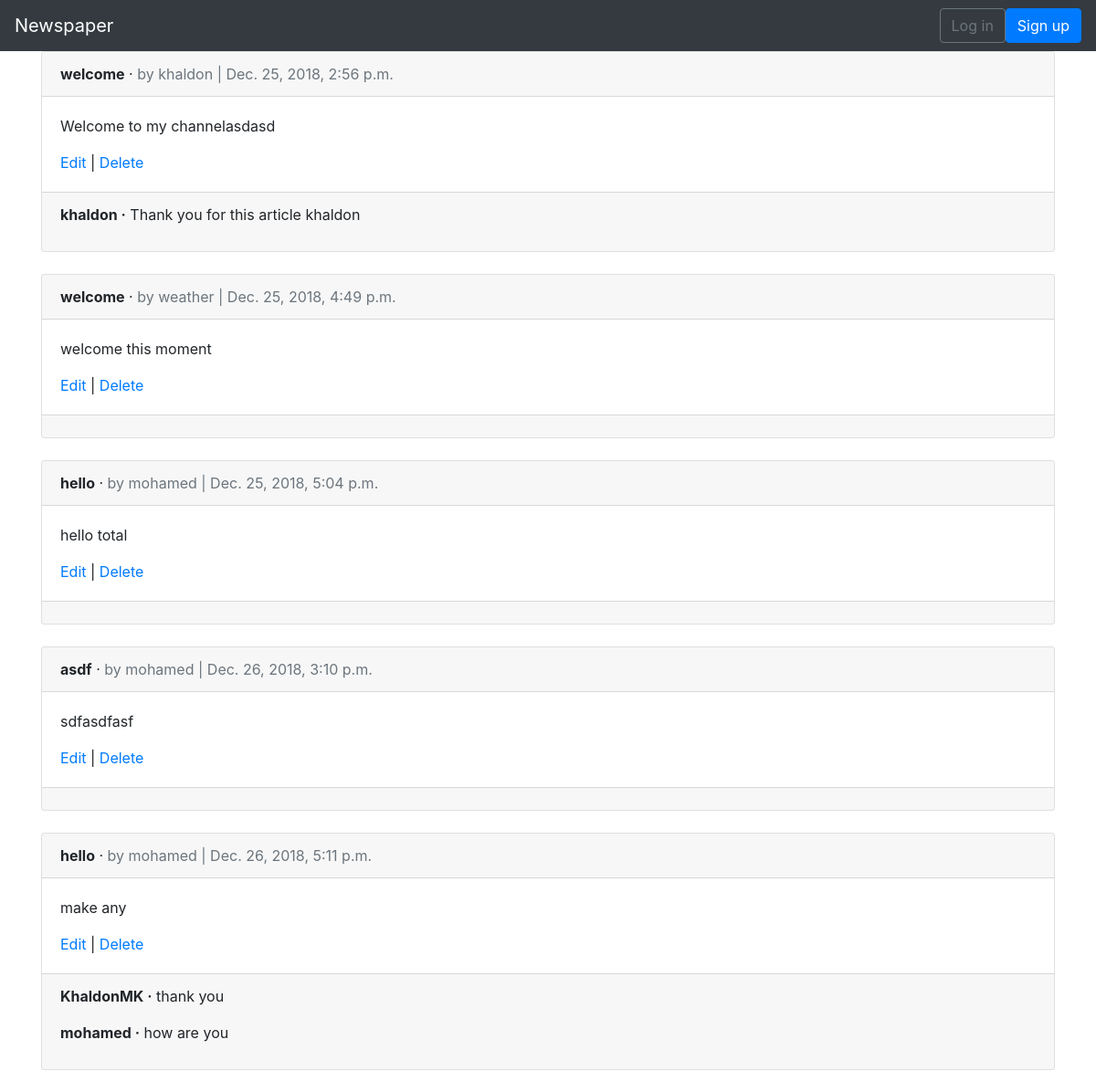
The app's page /articles/ with its own data.
### articles/models.py (models this page shows, shortened)
class Article(models.Model):
    title = models.CharField( max_length=100)
    body = models.TextField()
    date = models.DateTimeField(auto_now_add=True)
    author = models.ForeignKey(settings.AUTH_USER_MODEL, on_delete=models.CASCADE)

class Comment(models.Model):
    article = models.ForeignKey(Article, on_delete=models.CASCADE, related_name= 'comments')
    comment = models.CharField(max_length=140)
    author  = models.ForeignKey(settings.AUTH_USER_MODEL, on_delete=models.CASCADE)
    def __str__(self):
        return self.comment

### users/models.py (models this page shows)
class CustomUser(AbstractUser):
    age = models.PositiveIntegerField(default=0 )

### articles/views.py (the view)
# urls.py: path('',views.ArticleListView.as_view(),                   name='article_list'),
class ArticleListView(ListView):
    model = models.Article
    template_name = 'article_list.html'

### templates/article_list.html (shortened to what this page needs)
{% extends "base.html" %}
{% block content %}
  {% for article in object_list %}
  <div class="card">
    <div class="card-header">
      <span class="font-weight-bold">{{ article.title }}</span> &middot;
      <span class="text-muted">by {{ article.author }} | {{ article.date }}</span>
    </div>
    <div class="card-body">
      <p>{{ article.body }}</p>
      <a href="{% url 'article_edit' article.pk %}">Edit</a> | <a href="{% url 'article_delete' article.pk %}">Delete</a>
    </div>
    <div class="card-footer">
      {% for comment in article.comments.all  %}
            <p>
              <span class="font-weight-bold">{{ comment.author }} &middot;</span>
              {{comment}}
            </p>
      {% endfor %}
    </div>
  </div>
  <br />
  {% endfor %}
{% endblock %}

### templates/base.html (shortened to what this page needs)
<!DOCTYPE html>
<html lang="en" dir="ltr">
  <head>
    <link rel="stylesheet" href="https://stackpath.bootstrapcdn.com/bootstrap/4.1.3/css/bootstrap.min.css">
  </head>
  <body>
    <nav class="navbar navbar-expand-md navbar-dark bg-dark mb- ">
    <a class="navbar-brand" href="{% url 'home' %}">Newspaper</a>
    <div class="collapse navbar-collapse" id="navbarCollapse">
    {% if user.is_authenticated %}
    <ul class="navbar-nav ml-auto">
          <li class="nav-item">
            <a class="nav-link dropdown-toggle" href="#" id="userMenu" data-toggle="dropdown" aria-haspopup="true" aria-expanded="false">
            {{ user.username }}
            </a>
          <div class="dropdown-menu dropdown-menu-right" aria-labelledby="userMenu">
              <a class="dropdown-item" href="{% url 'password_change' %}">Change password</a>
              <div class="dropdown-divider"></div>
              <a class="dropdown-item" href="{% url 'logout' %}">Log out</a>
          </div>
        </li>
    </ul>
    {% else %}
    <form class="form-inline ml-auto">
        <a href="{% url 'login' %}" class="btn btn-outline-secondary">Log in</a>
        <a href="{% url 'users:signup' %}" class="btn btn-primary ml- ">Sign up</a>
    </form>
    {% endif %}
  </div>
</nav>
    <div class="container">
    {% block content %}
    {% endblock %}
    </div>
  </body>
</html>

### records on screen
Article: title "welcome", author "khaldon", date "Dec. 25, 2018, 2:56 p.m.", body "Welcome to my channelasdasd"
Comment: author "khaldon", comment "Thank you for this article khaldon"
Article: title "welcome", author "weather", date "Dec. 25, 2018, 4:49 p.m.", body "welcome this moment"
Article: title "hello", author "mohamed", date "Dec. 25, 2018, 5:04 p.m.", body "hello total"
Article: title "asdf", author "mohamed", date "Dec. 26, 2018, 3:10 p.m.", body "sdfasdfasf"
Article: title "hello", author "mohamed", date "Dec. 26, 2018, 5:11 p.m.", body "make any"
Comment: author "KhaldonMK", comment "thank you"
Comment: author "mohamed", comment "how are you"
